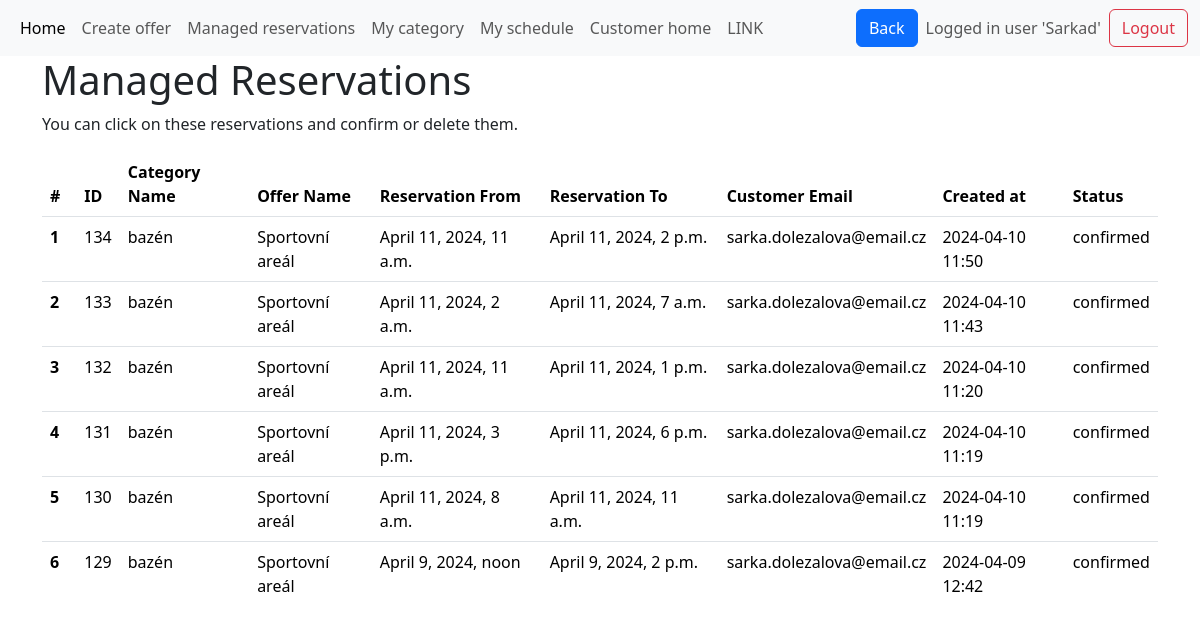
The page /managed_reservations (signed in) on the database as committed earlier.
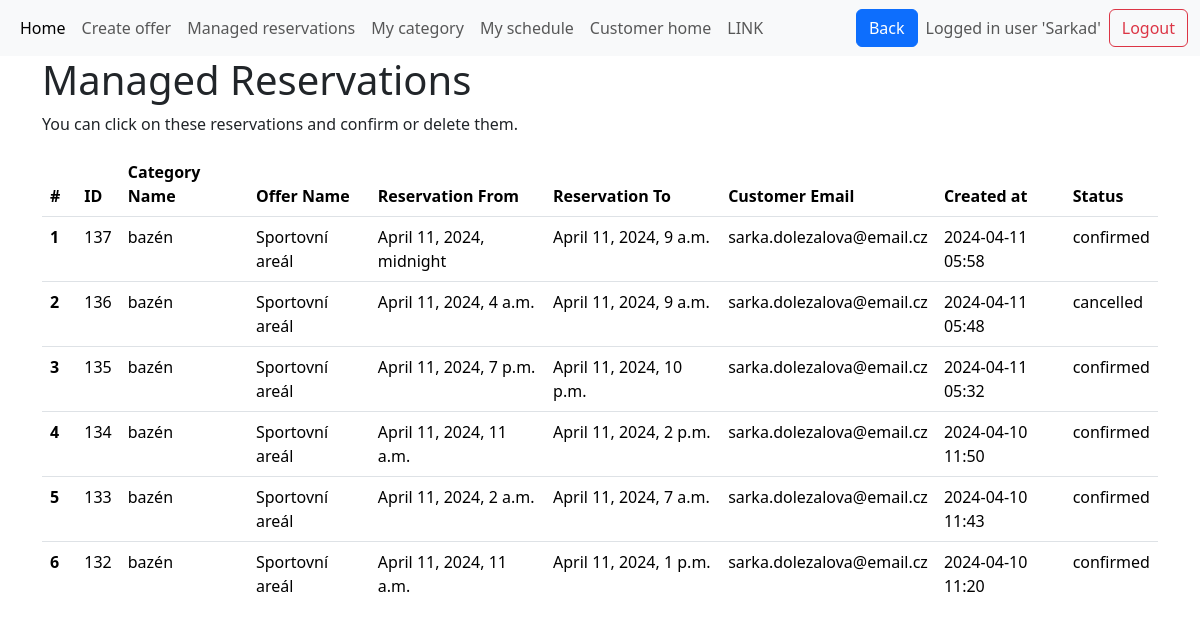
The same page on the database as committed later.
### base/models.py (models this page shows, shortened)
class Reservation(models.Model):
    reservation_from = models.DateTimeField(help_text="Start time/date of the reservation")
    reservation_to = models.DateTimeField(null=True, blank=True, help_text="End time/date of the reservation")
    submission_time = models.DateTimeField(default=timezone.now, help_text="When the reservation was submitted")
    confirmed_by_manager = models.CharField(
        max_length=1,
        choices=[("A", "Confirmed"), ("N", "Not Confirmed")],
        null=True,
        blank=True,
        help_text="Whether the reservation is confirmed by a manager"
    )
    customer_email = models.EmailField()
    customer_name = models.CharField(max_length=100)
    verification_token = models.CharField(max_length=64)  # Assuming you're using a hex token
    belongs_to_category = models.ForeignKey(Category, on_delete=models.CASCADE, related_name='reservations', help_text="The category of the unit being reserved")
    status = models.CharField(
        max_length=20,
        choices=[
            ("pending", "Pending"),
            ("confirmed", "Confirmed"),
            ("cancelled", "Cancelled"),
            ("completed", "Completed"),
        ],
        default="pending",
        help_text="The current status of the reservation"
    )
    class Meta:
        ordering = ['-submission_time'] # Reservations ordered in ascending order (earliest first)

class Category(models.Model):
    category_name = models.CharField(max_length=50)
    category_description = models.CharField(max_length=1000, null=True, blank=True)
    category_capacity = models.IntegerField(default=1,help_text="How many reservations at one time are possible? e.g.seminar = 20 or parkplace = 1")
    max_simultneous_reservations = models.IntegerField(default=1)
    additional_time = models.DurationField(null=True, blank=True,default=0)
    count_of_units = models.IntegerField(default=1,help_text="How many units are there in this category? e.g. 5 parkplaces for disabled people")
    created_at = models.DateTimeField(default=timezone.now)
    unit_names = models.JSONField(default=list) # list of unit names
    opening_time = models.TimeField(default=datetime.time(0, 0))
    closing_time = models.TimeField(default=datetime.time(23, 59,59)) #TODO 24:00 and default values 9:23-9:23
    belongs_to_offer = models.ForeignKey(Offer, on_delete=models.CASCADE)
    category_pricing = models.ForeignKey(Pricing, on_delete=models.CASCADE, null=True)

class Offer(models.Model):
    offer_name = models.CharField(max_length=50)
    available_from = models.DateField(null=True, blank=True)
    available_to = models.DateField(null=True, blank=True)
    created_at = models.DateTimeField(default=timezone.now)
    manager_of_this_offer = models.ForeignKey(
        User, on_delete=models.CASCADE, null=True, blank=True
    )
    class Meta:
        unique_together = (
            "offer_name",
            "manager_of_this_offer",
        )  # there cannot be two same named offers managed by the same user

### base/views.py (the view)
# urls.py: path('managed_reservations',views.managed_reservations, name='managed_reservations' ),
@login_required
def managed_reservations(request):
    user_timezone = request.user.userprofile.timezone if hasattr(request.user, 'userprofile') else 'UTC'
    timezone.activate(user_timezone)
    categories = Category.objects.filter(
        belongs_to_offer__manager_of_this_offer=request.user
    )
    reservations = (
        Reservation.objects.filter(belongs_to_category__in=categories)
        .select_related("belongs_to_category", "belongs_to_category__belongs_to_offer")
        .order_by("-submission_time",
            "reservation_from", "belongs_to_category__belongs_to_offer__offer_name"
        )
    )
    return render(
        request,
        "managed_reservations.html",
        {
            "reservations": reservations,
        },
    )

### templates/managed_reservations.html (shortened to what this page needs)
{% extends 'main.html' %}
{% load crispy_forms_tags %}
{% load static %}
{% block content %}
<div class="container-md">
    <h1>Managed Reservations</h1>
    <p>You can click on these reservations and confirm or delete them.</p>
    {% if reservations %}
    <div class="table-responsive" style="max-height: 450px; overflow-y: auto;">
        <table class="table table-hover">
            <thead>
                <tr>
                    <th scope="col">#</th>
                    <th scope="col">ID</th>
                    <th scope="col">Category Name</th>
                    <th scope="col">Offer Name</th>
                    <th scope="col">Reservation From</th>
                    <th scope="col">Reservation To</th>
                    <th scope="col">Customer Email</th>
                    <th scope="col">Created at</th>
                    <th scope="col">Status</th>
                </tr>
            </thead>
            <tbody>
                {% for reservation in reservations %}
                <tr data-token="{{ reservation.verification_token }}" class="clickable-row">
                    <th scope="row">{{ forloop.counter }}</th>
                    <td>{{ reservation.id }}</td>
                    <td>{{ reservation.belongs_to_category.category_name }}</td>
                    <td>{{ reservation.belongs_to_category.belongs_to_offer.offer_name }}</td>
                    <td>{{ reservation.reservation_from }}</td>
                    <td>{{ reservation.reservation_to }}</td>
                    <td>{{ reservation.customer_email }}</td>
                    <td>{{ reservation.submission_time|date:"Y-m-d H:i" }}</td>
                    <td>{{ reservation.status}}</td>
                </tr>
                {% endfor %}
            </tbody>
        </table>
        {% else %}
        <p>No reservations found.</p>
    </div>
    {% endif %}
</div>
<link rel="stylesheet" href="{% static 'base/css/style.css' %}" type="text/css">
{% endblock %}

Rows that differ between the two databases and show on the page:
no longer on this page (row unchanged): Reservation: id "131", belongs_to_category.category_name "bazén", belongs_to_category.belongs_to_offer.offer_name "Sportovní areál", reservation_from "April 11, 2024, 3 p.m.", reservation_to "April 11, 2024, 6 p.m.", customer_email "sarka.dolezalova@email.cz", submission_time "2024-04-10 11:19", status "confirmed"
no longer on this page (row unchanged): Reservation: id "130", belongs_to_category.category_name "bazén", belongs_to_category.belongs_to_offer.offer_name "Sportovní areál", reservation_from "April 11, 2024, 8 a.m.", reservation_to "April 11, 2024, 11 a.m.", customer_email "sarka.dolezalova@email.cz", submission_time "2024-04-10 11:19", status "confirmed"
no longer on this page (row unchanged): Reservation: id "129", belongs_to_category.category_name "bazén", belongs_to_category.belongs_to_offer.offer_name "Sportovní areál", reservation_from "April 9, 2024, noon", reservation_to "April 9, 2024, 2 p.m.", customer_email "sarka.dolezalova@email.cz", submission_time "2024-04-09 12:42", status "confirmed"
added Reservation: id "137", belongs_to_category.category_name "bazén", belongs_to_category.belongs_to_offer.offer_name "Sportovní areál", reservation_from "April 11, 2024, midnight", reservation_to "April 11, 2024, 9 a.m.", customer_email "sarka.dolezalova@email.cz", submission_time "2024-04-11 05:58", status "confirmed"
added Reservation: id "136", belongs_to_category.category_name "bazén", belongs_to_category.belongs_to_offer.offer_name "Sportovní areál", reservation_from "April 11, 2024, 4 a.m.", reservation_to "April 11, 2024, 9 a.m.", customer_email "sarka.dolezalova@email.cz", submission_time "2024-04-11 05:48", status "cancelled"
added Reservation: id "135", belongs_to_category.category_name "bazén", belongs_to_category.belongs_to_offer.offer_name "Sportovní areál", reservation_from "April 11, 2024, 7 p.m.", reservation_to "April 11, 2024, 10 p.m.", customer_email "sarka.dolezalova@email.cz", submission_time "2024-04-11 05:32", status "confirmed"
